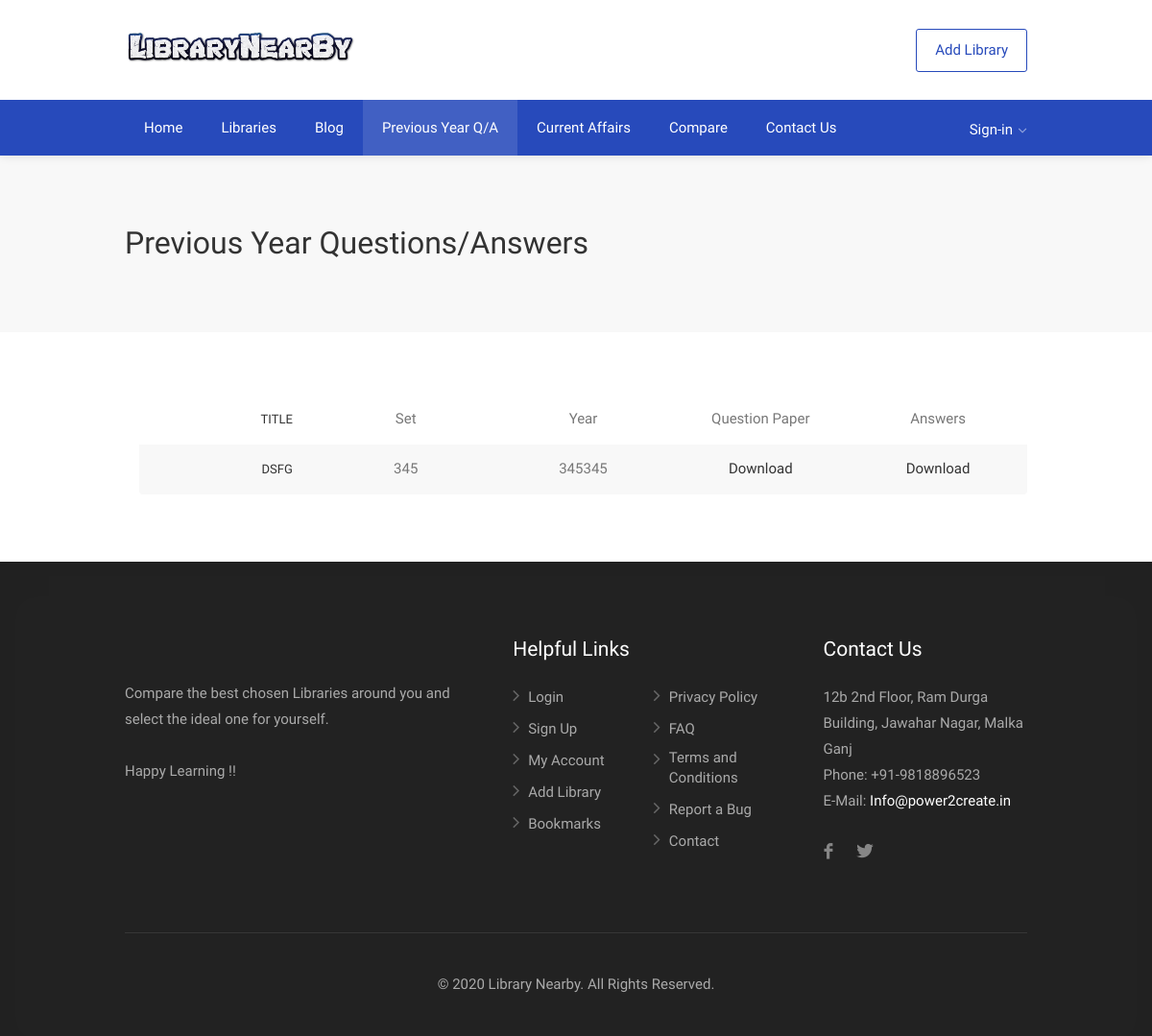
The app's page /exams/previous-years with its own data.
### exams/models.py (models this page shows, shortened)
class previous_year(models.Model):
    exam_type = models.CharField(max_length=1, choices=Exam_Choices)
    exam_category = models.CharField(max_length=70)
    exam_title = models.CharField(max_length=100)
    set = models.IntegerField()
    year = models.IntegerField()
    questions = models.FileField(upload_to='previous_years')
    answers = models.FileField(upload_to='previous_years')
    class Meta:
        verbose_name_plural = 'Previous Year Questions/Answers'

### exams/views.py (the view)
# urls.py: path('previous-years', views.PreviousYearQAView, name='previousyear'),
def PreviousYearQAView(request):
    files = models.previous_year.objects.all().order_by('year')
    search_term = ''
    paginator = Paginator(files, 10)
    page = request.GET.get('page')
    files = paginator.get_page(page)
    get_dict_copy = request.GET.copy()
    params = get_dict_copy.pop('page', True) and get_dict_copy.urlencode()
    context = {
        'files': files,
        'params': params,
        'search_term': search_term
    }
    return render(request, 'previousyearqa.html', context)

### exams/templates/previousyearqa.html (shortened to what this page needs)
{% extends 'base.html' %}
{% load static %}
{% block content %}
<div id="wrapper" class="mm-page mm-slideout">
<div id="titlebar">
	<div class="container">
		<div class="row">
			<div class="col-md-12">
				<h2>Previous Year Questions/Answers</h2>
			</div>
		</div>
	</div>
</div>
<div class="container" style="margin-bottom: 50px">
	<div class="row">
		<div class="col-md-12">
			<div class="compare-list-container">
				<ul id="compare-list">
					<li>
                        <div>Title</div>
						<div>Set</div>
						<div>Year</div>
						<div>Question Paper</div>
						<div>Answers</div>
					</li>
                    {% for file in files %}
					<li>
						<div>{{ file.exam_title }}</div>
						<div>{{ file.set }}</div>
						<div>{{ file.year }}</div>
						<div><a  href="{{ file.questions.url }}" download> Download</a></div>
                        <div><a  href="{{ file.answers.url }}" download> Download</a></div>
					</li>
                    {% endfor %}
				</ul>
			</div>
		</div>
	</div>
</div>
</div>
{% endblock content %}

### records on screen
previous_year: exam_title "DSFG", set "345", year "345345"
